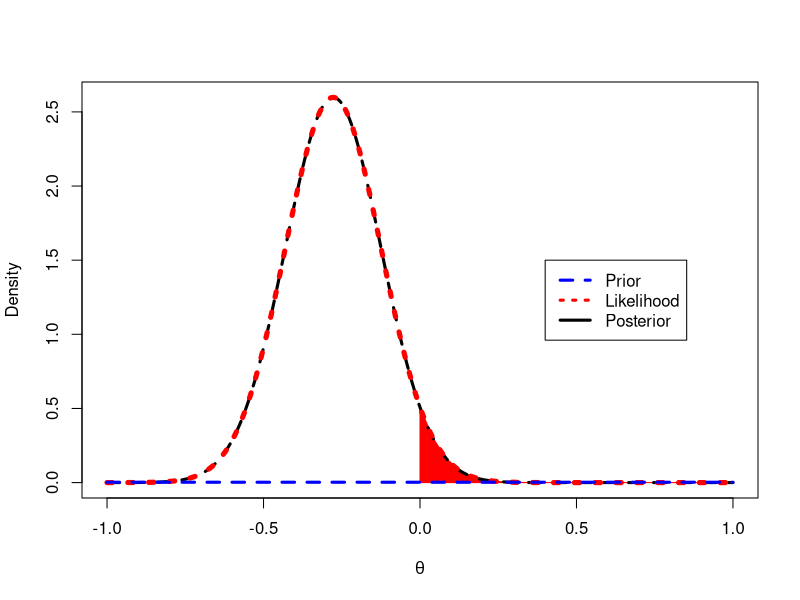
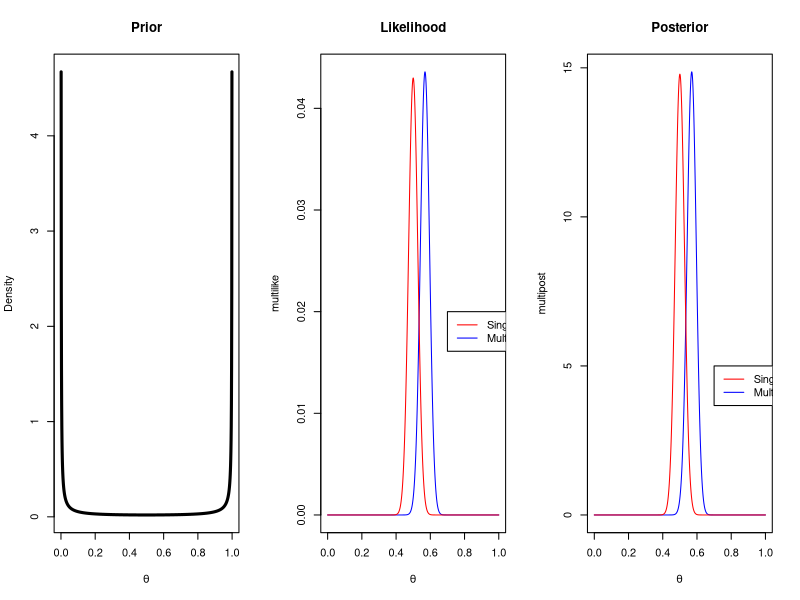

Generate these figures, in order, with R:
## ---- chunk 1

polyCurve <- function(x, y, from, to, n = 50, miny,
                      col = "red", border = col) {
    drawPoly <- function(fun, from, to, n = 50, miny, col, border) {
        Sq <- seq(from = from, to = to, length = n)
        polygon(x = c(Sq[1], Sq, Sq[n]),
                y = c(miny, fun(Sq), miny),
                col = col, border = border)
    }
    lf <- length(from)
    stopifnot(identical(lf, length(to)))
    if(length(col) != lf)
        col <- rep(col, length.out = lf)
    if(length(border) != lf)
        border <- rep(border, length.out = lf)
    if(missing(miny))
        miny <- min(y)
    interp <- approxfun(x = x, y = y)
    mapply(drawPoly, from = from, to = to, col = col, border = border,
           MoreArgs = list(fun = interp, n = n, miny = miny))
    invisible()
}
## ---- chunk 2

th = seq(-1,1,length=500)

hatlogOR=log((172/172)/(194/147))
hatdataSE=sqrt(1/172+1/(344-172) + 1/194 + 1/(341-194))
prior = rep(0.0025,length(th))
like = dnorm(hatlogOR,mean=th,sd=hatdataSE)
post = dnorm(th,hatlogOR,hatdataSE)

plot(th,post,type="l",ylab="Density",lty=2,lwd=3,xlab = expression(theta), panel.first = polyCurve(th, like, from = 0, to = 2))
lines(th,like,lty=3,lwd=5,col="red")
lines(th,prior,lty=2,lwd=3,col="blue")
legend(0.4,1.5,c("Prior","Likelihood","Posterior"),lty=c(2,3,1),lwd=c(3,3,3),col=c("Blue","red","black"))
## ---- chunk 3
pnorm(0,mean = hatlogOR,sd = hatdataSE)
## ---- chunk 4
p=seq(0,1,by=0.001)
prior=dbeta(p,0.01,0.01)
like=dbinom(x=172,size=344,prob=p)
post=dbeta(p,0.01+172,0.01+344-172)



p=seq(0,1,by=0.001)
prior=dbeta(p,0.01,0.01)
multilike=dbinom(x=194,size=341,prob=p)
multipost=dbeta(p,0.01+194,0.01+341-194)


par(mfrow=c(1,3))
plot(p,prior,type="l",ylab="Density",lty=1,lwd=3,xlab = expression(theta),main="Prior")


plot(p,multilike,type="l",col="blue",xlab=expression(theta),main="Likelihood")

lines(p,like,col="red")

legend(0.7,0.02,c("Single","Multi"),lty=c(1,1),col=c("red","blue"))


plot(p,multipost,type="l",col="blue",xlab=expression(theta),main="Posterior")
lines(p,post,type="l",col="red")
legend(0.7,5,c("Single","Multi"),lty=c(1,1),col=c("red","blue"))

